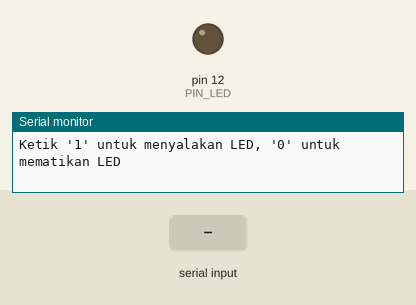
Simulated run of this sketch. Board: Arduino Uno, built with avr-gcc and run on an emulated ATmega328P. On the bench: output pins drawn as LEDs (lit = HIGH), the last lines printed to the serial monitor. Dashed ring = blinking. Inputs (shaded band) come from the test bench.

Above: at 1.2 s.
1.3 s: "2\n" received over Serial
At 1.55 s:
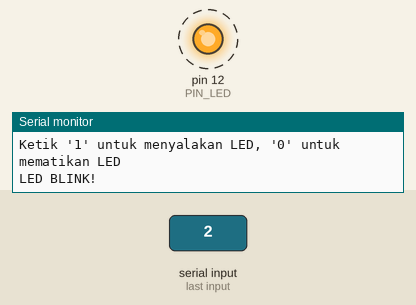
4.3 s: byte 49 ('1') received over Serial
At 5.5 s:
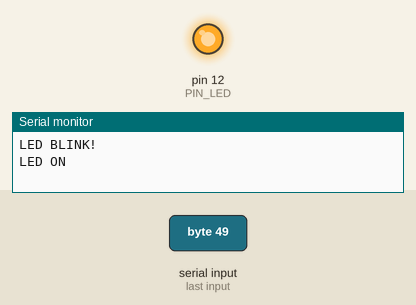
5.8 s: byte 48 ('0') received over Serial
At 6.7 s:
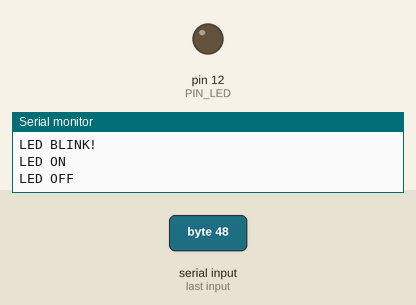
7.3 s: "1\n" received over Serial
At 7.9 s:
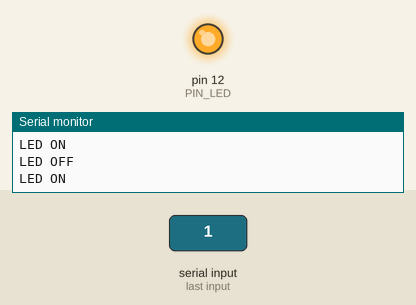
8.8 s: "0\n" received over Serial
At 10.2 s:
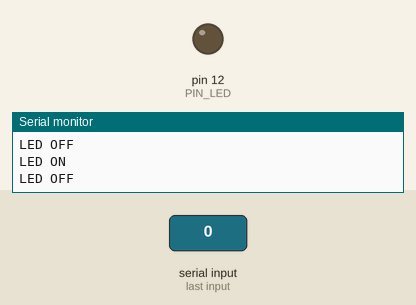
Timing chart, 0 to 11.3 s (numbered marks = the images above; inputs shaded):
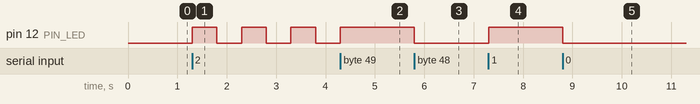

The sketch:

main.ino
```cpp
// membuat variable konstanta bernama PIN_LED untuk pin nomor 12
const int PIN_LED = 12;

// kondisi untuk mode lampu berkedip
bool modeBlink = false;
// menyimpan detik terbaru
unsigned long previousMillis = 0;
// interval kedip yang dipake, setengah detil
const long interval = 500;
// status LED
int ledState = LOW;

void setup() {
  Serial.begin(9600);
  Serial.println("Ketik '1' untuk menyalakan LED, '0' untuk mematikan LED");
  pinMode (PIN_LED, OUTPUT);
}

void blink(){
  digitalWrite(PIN_LED, !digitalRead(PIN_LED));
  delay(500);
}


void loop() {
  if (Serial.available() > 0) {
  char data = Serial.read();

    if (data == '1') {
      modeBlink = false;
    digitalWrite (PIN_LED, HIGH);
    Serial.println("LED ON");
    }
    else if (data == '0') {
      modeBlink = false;
      digitalWrite (PIN_LED, LOW);
      Serial.println("LED OFF");
    }
    //menambah logika/pengkondisian tambahan
    else if (data == '2') {
      modeBlink = true;
      // blink();
      Serial.println("LED BLINK!");
    }
    else if (data != '\n' && data != '\r') {
    // Hanya muncul jika bukan 1, 0, atau ENTER
    Serial.println("Perintah tidak dikenal");
    }
  }

  //Jika modeBlink  == true, dinyalakan dengan  menginput 2, jalankan code ini
  if (modeBlink) {
    // ambil detik terbaru
    unsigned long currentMillis = millis();
    // jika detik terbaru - detik sebelumnya lebih besar dari 500 maka  lakukan code dibawah
    if (currentMillis - previousMillis >= interval) {
      //simpan detik terbaru ke variable previousMillis
      previousMillis = currentMillis;

      //balikan keadaan lampu
      ledState = !ledState;
      //tulis ke pin
      digitalWrite(PIN_LED, ledState);
    }
  }
}
```

Measured:
- after the input at 1.3 s, pin 12 (PIN_LED): alternates HIGH for 0.50 s and LOW for 0.50 s, starting at once
- after the input at 4.3 s, pin 12 (PIN_LED): goes on until 4.3 s, then stays HIGH
- after the input at 5.8 s, pin 12 (PIN_LED): HIGH → LOW at once
- after the input at 7.3 s, pin 12 (PIN_LED): LOW → HIGH at once
- after the input at 8.8 s, pin 12 (PIN_LED): HIGH → LOW at once
